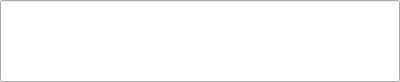
<?xml version="1.0" encoding="UTF-8"?>
<ui version="4.0">
 <class>PLSLoginPasswordLineEdit</class>
 <widget class="QLineEdit" name="LoginPasswordLineEdit">
  <property name="geometry">
   <rect>
    <x>0</x>
    <y>0</y>
    <width>400</width>
    <height>82</height>
   </rect>
  </property>
  <property name="windowTitle">
   <string>Form</string>
  </property>
  <layout class="QHBoxLayout" name="horizontalLayout">
   <item>
    <spacer name="horizontalSpacer">
     <property name="orientation">
      <enum>Qt::Horizontal</enum>
     </property>
     <property name="sizeHint" stdset="0">
      <size>
       <width>341</width>
       <height>20</height>
      </size>
     </property>
    </spacer>
   </item>
   <item>
    <widget class="QPushButton" name="stateButton">
     <property name="sizePolicy">
      <sizepolicy hsizetype="Preferred" vsizetype="Preferred">
       <horstretch>0</horstretch>
       <verstretch>0</verstretch>
      </sizepolicy>
     </property>
     <property name="text">
      <string/>
     </property>
     <property name="flat">
      <bool>true</bool>
     </property>
    </widget>
   </item>
  </layout>
 </widget>
 <resources/>
 <connections/>
</ui>
